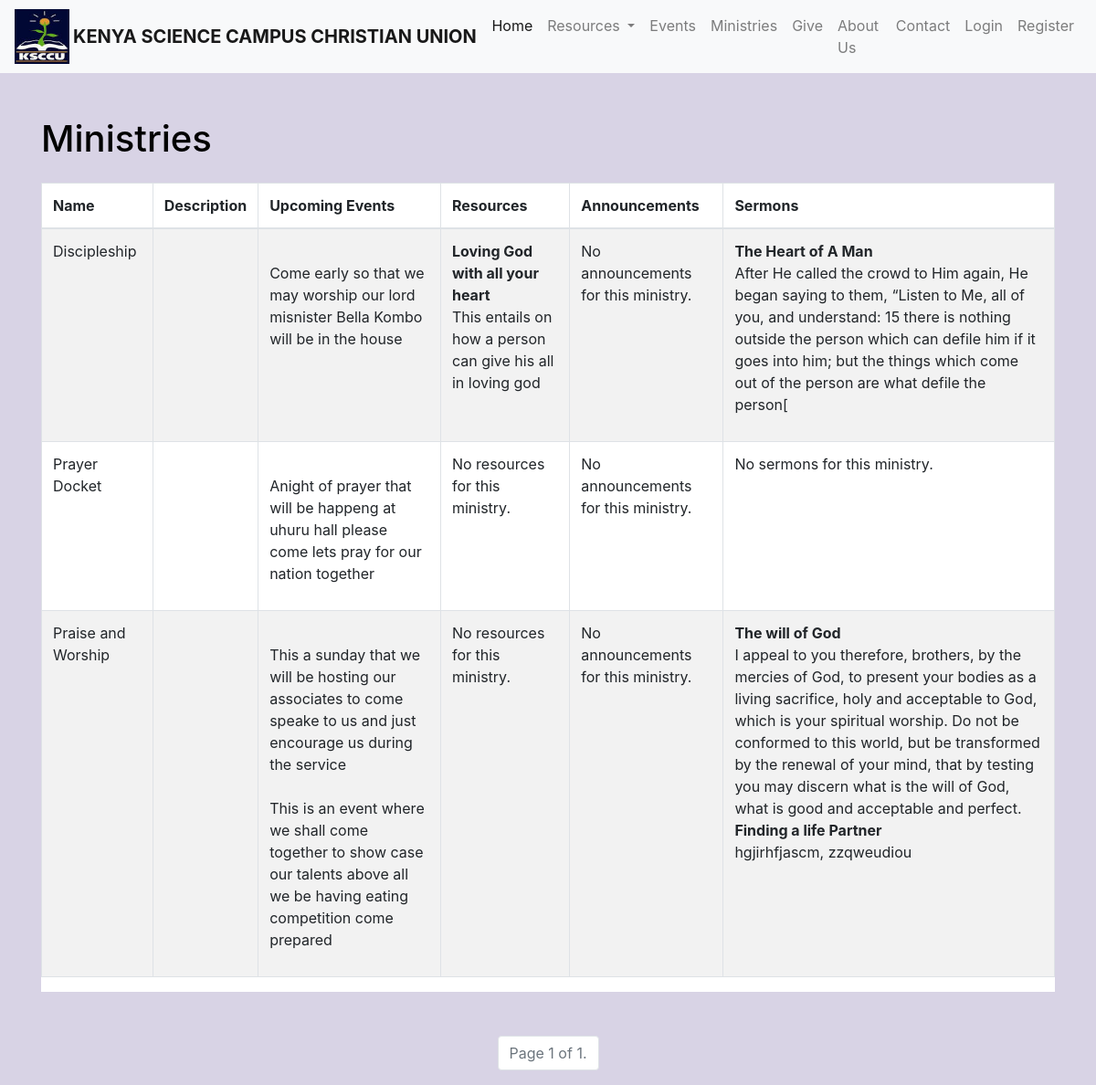
Page /ministry/ on the earlier database version.
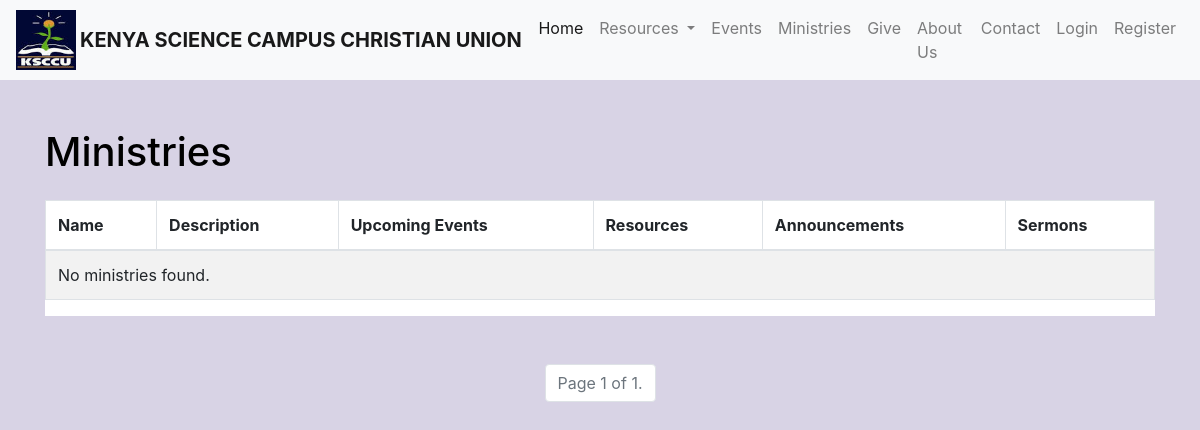
Same page on the later database version.
### event_resources/models.py (models this page shows, shortened)
class Ministry(models.Model):
    name = models.CharField(max_length=128)
    short_message = models.TextField()
    leader = models.ForeignKey(CustomUser, on_delete=models.CASCADE)
    image = models.ImageField(upload_to='ministries/images/', blank=True, null=True)
    leader_email = models.EmailField(blank=True, null=True)
    leader_phone = models.CharField(max_length=32, blank=True, null=True)
    leader_address = models.CharField(max_length=256, blank=True, null=True)

class Event(models.Model):
    name = models.CharField(max_length=128)
    description = models.TextField()
    start_time = models.DateTimeField()
    end_time = models.DateTimeField()
    category = models.CharField(max_length=64)
    ministry = models.ForeignKey('Ministry', on_delete=models.CASCADE)
    image = models.ImageField(upload_to='events/images/', blank=True)

class Resource(models.Model):
    title = models.CharField(max_length=128)
    description = models.TextField()
    category = models.CharField(max_length=64)
    ministry = models.ForeignKey('Ministry', on_delete=models.CASCADE)
    media = models.FileField()
    is_members_only = models.BooleanField(default=False)

class Sermon(models.Model):
    title = models.CharField(max_length=128)
    speaker = models.CharField(max_length=128)
    date = models.DateField()
    video_link = models.CharField(blank=True, max_length=255)
    description = models.TextField()
    ministry = models.ForeignKey('Ministry', on_delete=models.CASCADE)

### event_resources/views.py (the view)
# urls.py: path('ministry/', views.ministry, name='ministry'),
def ministry(request):
    ministries = Ministry.objects.all()
    paginator = Paginator(ministries, 3)  # Show 3 ministries per page
    page_number = request.GET.get('page')
    page_obj = paginator.get_page(page_number)
    return render(request, 'ministry/pages.html', {'ministries': page_obj})

### templates/ministry/pages.html (shortened to what this page needs)
{% extends "base.html" %}
{% block content %}
<div class="container">
    <h1 class="mt-5 mb-4">Ministries</h1>
    <div class="table-responsive bg-white">
        <table class="table table-bordered table-striped">
            <thead>
                <tr>
                    <th>Name</th>
                    <th>Description</th>
                    <th>Upcoming Events</th>
                    <th>Resources</th>
                    <th>Announcements</th>
                    <th>Sermons</th>
                </tr>
            </thead>
            <tbody>
                {% for ministry in ministries %}
                <tr>
                    <td>{{ ministry.name }}</td>
                    <td>{{ ministry.description }}</td>
                    <td>
                        <ul class="list-unstyled">
                            {% for event in ministry.event_set.all|slice:":3" %}
                            <li>
                                <strong>{{ event.title }}</strong><br>
                                {{ event.description }}<br>
                            </li>
                            {% empty %}
                            <li>No events for this ministry.</li>
                            {% endfor %}
                        </ul>
                    </td>
                    <td>
                        <ul class="list-unstyled">
                            {% for resource in ministry.resource_set.all|slice:":3" %}
                            <li>
                                <strong>{{ resource.title }}</strong><br>
                                {{ resource.description }}<br>
                            </li>
                            {% empty %}
                            <li>No resources for this ministry.</li>
                            {% endfor %}
                        </ul>
                    </td>
                    <td>
                        <ul class="list-unstyled">
                            {% for announcement in ministry.announcement_set.all|slice:":3" %}
                            <li>
                                <strong>{{ announcement.title }}</strong><br>
                                {{ announcement.description }}
                            </li>
                            {% empty %}
                            <li>No announcements for this ministry.</li>
                            {% endfor %}
                        </ul>
                    </td>
                    <td>
                        <ul class="list-unstyled">
                            {% for sermon in ministry.sermon_set.all|slice:":3" %}
                            <li>
                                <strong>{{ sermon.title }}</strong><br>
                                {{ sermon.description }}<br>
                            </li>
                            {% empty %}
                            <li>No sermons for this ministry.</li>
                            {% endfor %}
                        </ul>
                    </td>
                </tr>
                {% empty %}
                <tr>
                    <td colspan="6">No ministries found.</td>
                </tr>
                {% endfor %}
            </tbody>
        </table>
    </div>
    <nav aria-label="Page navigation">
        <ul class="pagination justify-content-center mt-5">
            <li class="page-item disabled">
                <span class="page-link">Page {{ ministries.number }} of {{ ministries.paginator.num_pages }}.</span>
            </li>
        </ul>
    </nav>
</div>
{% endblock %}

Differences in the rows shown:
removed Ministry: name "Discipleship"
removed Event: description "Come early so that we may worship our lord misnister Bella Kombo will be in the house", shown under "Discipleship"
removed Resource: title "Loving God with all your heart", description "This entails on how a person can give his all in loving god"
removed Sermon: title "The Heart of A Man", description "After He called the crowd to Him again, He began saying to them, “Listen to Me, all of you, and understand: 15 there is nothing outside the person which can defile him if it goes into him; but the things which come out of the person are what defile the person[", shown under "Discipleship"
removed Ministry: name "Prayer Docket"
removed Event: description "Anight of prayer that will be happeng at uhuru hall please come lets pray for our nation together", shown under "Prayer Docket"
removed Ministry: name "Praise and Worship"
removed Event: description "This a sunday that we will be hosting our associates to come speake to us and just encourage us during the service", shown under "Praise and Worship"
removed Event: description "This is an event where we shall come together to show case our talents above all we be having eating competition come prepared", shown under "Praise and Worship"
removed Sermon: title "The will of God", description "I appeal to you therefore, brothers, by the mercies of God, to present your bodies as a living sacrifice, holy and acceptable to God, which is your spiritual worship. Do not be conformed to this world, but be transformed by the renewal of your mind, that by testing you may discern what is the will of God, what is good and acceptable and perfect.", shown under "Praise and Worship"
removed Sermon: title "Finding a life Partner", description "hgjirhfjascm, zzqweudiou", shown under "Praise and Worship"
Other differences:
text now shown: "No ministries found."
